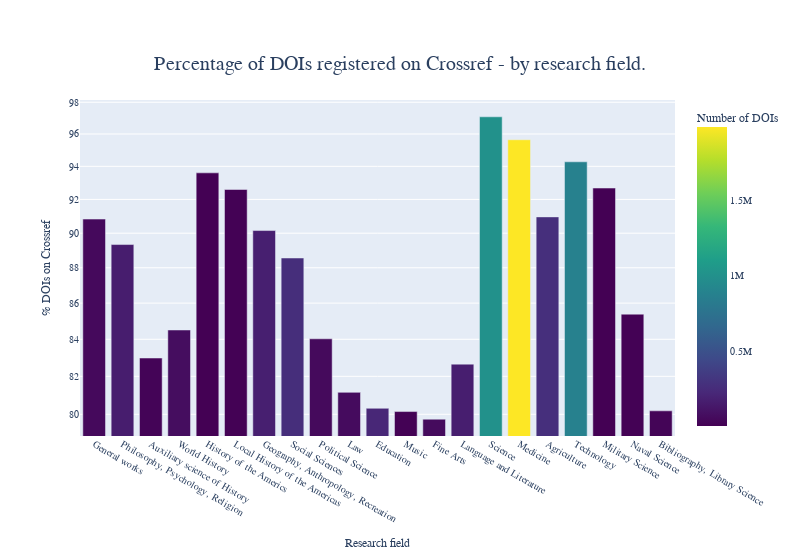

The notebook cell this image was saved under:
### Code cell
frame1 = frame.copy()
frame1 = frame1.groupby('subject').sum()
frame1 =frame1.apply(lambda x: pd.to_numeric(x, errors='coerce'))
frame1['perc_cr'] = (frame1['on-crossref']/frame1['doi-num'])*100
fig = px.bar(frame1,x=frame1.index,y='perc_cr', log_y=True, color="doi-num",color_continuous_scale=px.colors.sequential.Viridis , width=800,
 labels={ "subject": "Research field", "perc_cr": "% DOIs on Crossref", "doi-num": "Number of DOIs" },
 title="Percentage of DOIs registered on Crossref - by research field.")

for idx in range(len(fig.data)):
    fig.data[idx].x = ['General works','Philosophy, Psychology, Religion','Auxiliary science of History', 'World History', 'History of the Americs', 'Local History of the Americas', 'Geography, Anthropology, Recreation', 'Social Sciences', 'Political Science', 'Law', 'Education', 'Music', 'Fine Arts', 'Language and Literature', 'Science', 'Medicine', 'Agriculture', 'Technology', 'Military Science', 'Naval Science', 'Bibliography, Library Science']

fig.update_layout(
    font_family="sans-serif",
    title_font_size=20,
    font_size=10,
    title = {'xanchor': 'center', 'y':0.9,'x':0.5},
)
fig.show()
# fig.write_html('perc_cr_subj.html')

### Figure 1 — Plotly figure (JSON) as saved in the notebook; plotly's stock layout.template omitted (floating-point values rounded to 4 significant figures)
{"data": [{"alignmentgroup": "True", "hovertemplate": "Research field=%{x}<br>% DOIs on Crossref=%{y}<br>Number of DOIs=%{marker.color}<extra></extra>", "legendgroup": "", "marker": {"color": [49306, 163738, 19557, 69257, 3064, 10681, 174519, 261053, 53418, 61555, 219770, 6391, 58754, 168869, 1007821, 1989720, 271424, 874929, 5452, 6883, 22953], "coloraxis": "coloraxis", "pattern": {"shape": ""}}, "name": "", "offsetgroup": "", "orientation": "v", "showlegend": false, "textposition": "auto", "type": "bar", "x": ["General works", "Philosophy, Psychology, Religion", "Auxiliary science of History", "World History", "History of the Americs", "Local History of the Americas", "Geography, Anthropology, Recreation", "Social Sciences", "Political Science", "Law", "Education", "Music", "Fine Arts", "Language and Literature", "Science", "Medicine", "Agriculture", "Technology", "Military Science", "Naval Science", "Bibliography, Library Science"], "xaxis": "x", "y": [90.83, 89.34, 82.98, 84.51, 93.6, 92.59, 90.16, 88.56, 84.03, 81.15, 80.31, 80.14, 79.75, 82.65, 97.08, 95.64, 90.96, 94.28, 92.68, 85.38, 80.18], "yaxis": "y"}], "layout": {"barmode": "relative", "coloraxis": {"colorbar": {"title": {"text": "Number of DOIs"}}, "colorscale": [[0, "#440154"], [0.1111, "#482878"], [0.2222, "#3e4989"], [0.3333, "#31688e"], [0.4444, "#26828e"], [0.5556, "#1f9e89"], [0.6667, "#35b779"], [0.7778, "#6ece58"], [0.8889, "#b5de2b"], [1, "#fde725"]]}, "font": {"family": "sans-serif", "size": 10}, "legend": {"tracegroupgap": 0}, "title": {"font": {"size": 20}, "text": "Percentage of DOIs registered on Crossref - by research field.", "x": 0.5, "xanchor": "center", "y": 0.9}, "width": 800, "xaxis": {"anchor": "y", "domain": [0, 1], "title": {"text": "Research field"}}, "yaxis": {"anchor": "x", "domain": [0, 1], "title": {"text": "% DOIs on Crossref"}, "type": "log"}}}
